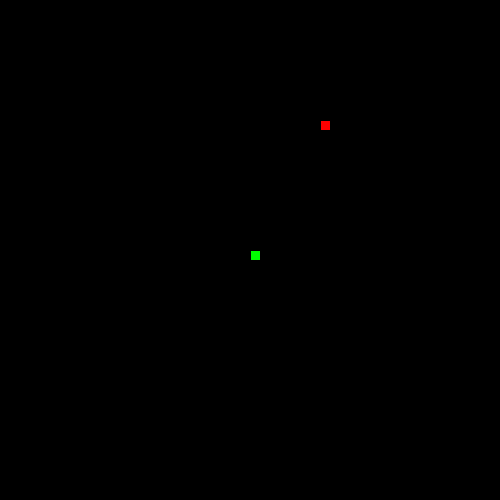
Frame 1 (no input)
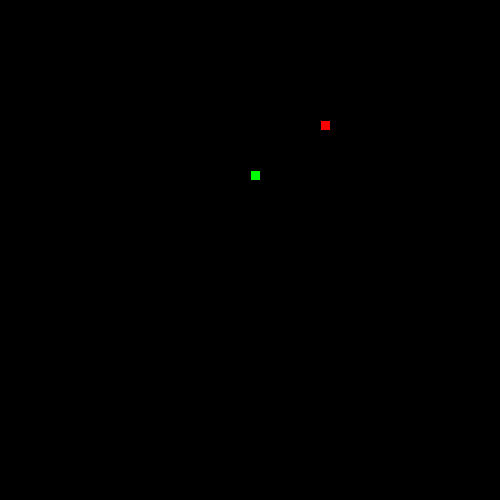
Frame 60 (the mouse pressed at the canvas centre just before this capture)
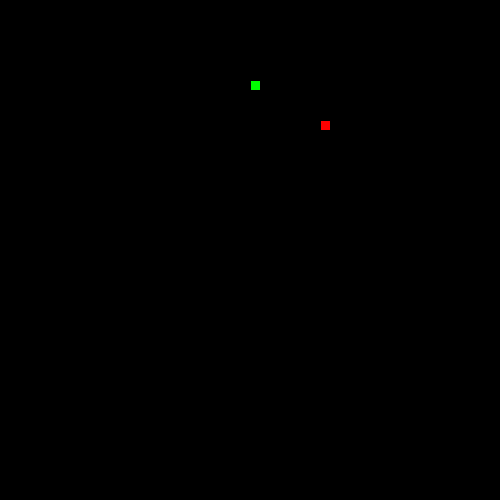
Frame 120 (the mouse held since frame 60 and released just before this capture)

The Processing sketch that drew these frames (run headless with seeded random() and noise(); from frame 60 on, the mouse is pressed at the canvas centre):

// Processing sketch: Snake
// ── Snake.pde

// 1. Follow the recipe instructions inside the Segment class.

// This class will be used to represent each part of the moving snake.

class Segment {

  //2. Create x and y member variables to hold the location of each segment.
  int x;
  int y;
  // 3. Add a constructor with parameters to initialize each variable.
  Segment(int x, int y) {
    this.x = x;
    this.y = y;
  }

  // 4. Add getter and setter methods for both the x and y member variables.

  int getX() {
    return x;
  }
  int getY() {
    return y;
  }
  void setX(int x) {
    this.x = x;
  }
  void setY(int y) {
    this.y = y;
  }
}
// 5. Create (but do not initialize) a Segment variable to hold the head of the Snake
Segment head;


// 6. Create and initialize a String to hold the direction of your snake e.g. "up"
String direction = "up";


// 7. Create and initialize a variable to hold how many pieces of food the snake has eaten.
// give it a value of 1 to start.
int eaten = 0;


// 8. Create and initialize foodX and foodY variables to hold the location of the food.
int foodX = ((int)random(50)*10);
int foodY = ((int)random(50)*10);
// (Hint: use the random method to set both the x and y to random locations within the screen size (500 by 500).)

//int foodX = ((int)random(50)*10);



void setup() {

  // 9. Set the size of your sketch (500 by 500).

  size(500, 500);


  // 10. initialize your head to a new segment.
head = new Segment(250,250);

  // 11. Use the frameRate(int rate) method to set the rate to 20.
  frameRate(20);
}


void draw() {

  background(0);


  //12. Call the manageTail, drawFood, drawSnake, move, and collision methods.
  manageTail();
  drawFood();
  drawSnake();
  move();
  checkBoundaries();
  collision();
}


// 13. Complete the drawFood method below. (Hint: each piece of food should be a 10 by 10 rectangle).

void drawFood() {
  fill(255,0,0);
  rect(foodX,foodY,10,10);
}


//14. Draw the snake head (use a 10 by 10 rectangle)

void drawSnake() {
  fill(0,255,0);
rect(head.getX(), head.getY(),10,10);

  //test your code
}


// 15. Complete the move method below.

void move() {

  // 16. Using a switch statement, make your snake head move by 10 pixels in the correct direction.
  //This is an incomplete switch statement:
  
  switch(direction) {
   case "up":
   // move head up here 
   head.setY(head.getY()-10);
   break;
   case "down":
   // move head down here 
   head.setY(head.getY()+10);
   break;
   case "left":
   // figure it out 
   head.setX(head.getX()-10);
   break;
   case "right":
   // mystery code goes here 
   head.setX(head.getX()+10);
   break;
   }
   


  // 17. Call the checkBoundaries method to make sure the snake head doesn't go off the screen.
  checkBoundaries();
}


// 18. Complete the keyPressed method below. Use if statements to set your direction variable depending on what key is pressed.

void keyPressed() {
  if(keyCode == UP && !direction.equals("down")) {
   direction = "up";
  }
  else if(keyCode == DOWN && !direction.equals("up")) {
   direction = "down"; 
  }
  else if(keyCode == LEFT && !direction.equals("right")) {
   direction = "left"; 
  }
  else if (keyCode == RIGHT && !direction.equals("left")) {
    direction = "right";
  }
}



// 19. check if your head is out of bounds (teleport your snake head to the other side).

void checkBoundaries() {
  if(head.getX() > 500) {
    head.setX(0);
  }
  if(head.getX() < 0) {
    head.setX(500);
  }
  if(head.getY() > 500 ) {
    head.setY(0);
  }
  if(head.getY() < 0) {
    head.setY(500);
  }
}



//20. Make sure that the key for your current direction’s opposite doesn’t work(i.e. If you’re going up, down key shouldn’t work)



// 21. Complete the missing parts of the collision method below.

void collision() {
if(head.getX() == foodX && head.getY() == foodY) {
  eaten++;
  foodX = ((int)random(50)*10);
  foodY = ((int)random(50)*10);
  
}
  // If the segment is colliding with a piece of food...
  // Increase the amount of food eaten and set foodX and foodY to new random locations.
}



/**
 
 ** Part 2: making the tail (the rest of the snake)
 
 **/

//  1. Create and initialize an ArrayList of Segments. (This will be your snake tail!)
    ArrayList<Segment> tails = new ArrayList<Segment>();

// 2. Complete the missing parts of the manageTail method below and call it in the draw method.

void manageTail() {

  //Call the drawTail and checkTailCollision methods.
drawTail();
checkTailCollision();
  // Add a new Segment to your ArrayList that has the same X and Y as the head of your snake.
tails.add(new Segment(head.getX(),head.getY()));
  // While the tail size is greater than your food, remove the first Segment in your tail.
  while(tails.size() > eaten) {
    tails.remove(0);
  }
}

void drawTail() {
  for(Segment s : tails) {
    rect(s.getX(),s.getY(),10,10);
  }
  // Draw a 10 by 10 rectangle for each Segment in your snake ArrayList.
}


// 3. Complete the missing parts of the bodyCollision method below.

void checkTailCollision() {

  // If your head has the same location as one of your segments...
  for(Segment s : tails) {
if(head.getX()==s.getX()&&head.getY()==s.getY()) {
  exit();
}

  }
  // reset your food variable

  //Call this method at the begining of your manageTail method.
}
